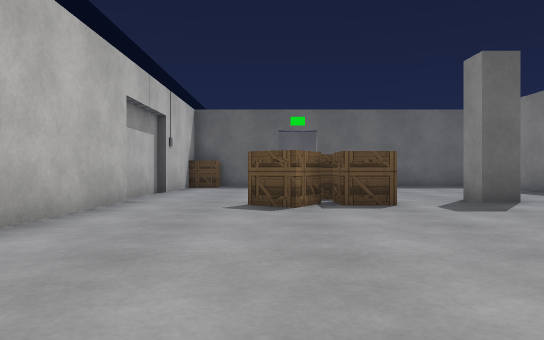
[1] (above)

19 first-person views from a walk through a scene from a Unity 3-D project. The camera is 0.64 m above the floor, looks level and sees 70° across. Doors are open. The floor is counted in squares, 1 m on a side. Each view is taken from the middle of a square. On the plan, view 1 faces up. The plan holds only what a view shows up to about 11 squares ahead; the rest is blank. The place goes on beyond the plan. The player is left out. Some animated figures are not drawn. Some surface patterns are stand-ins.

[2]
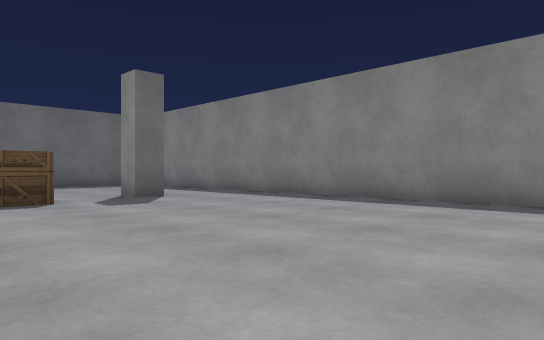

[3]
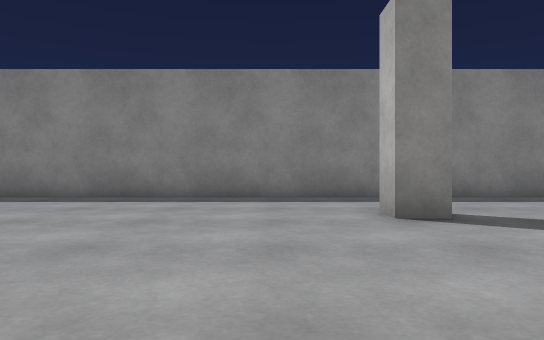

[4]
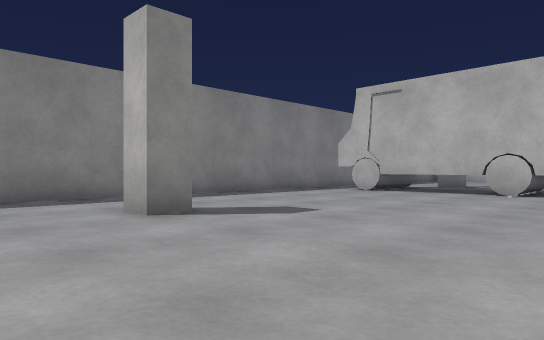

[5]
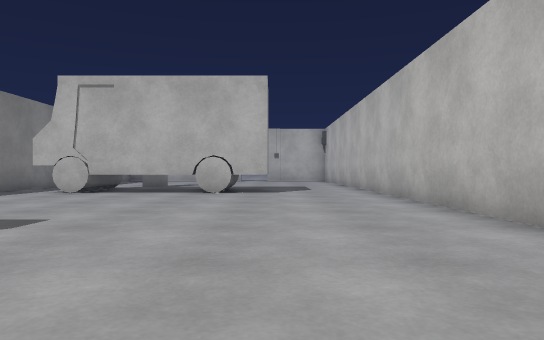

[6]
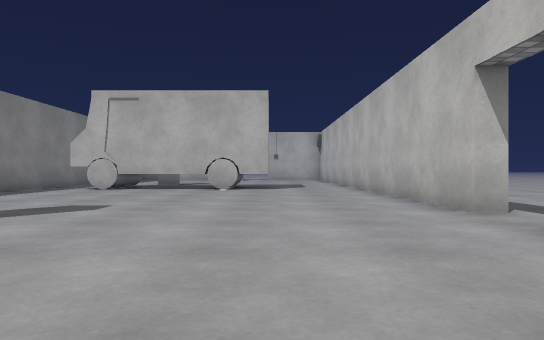

[7]
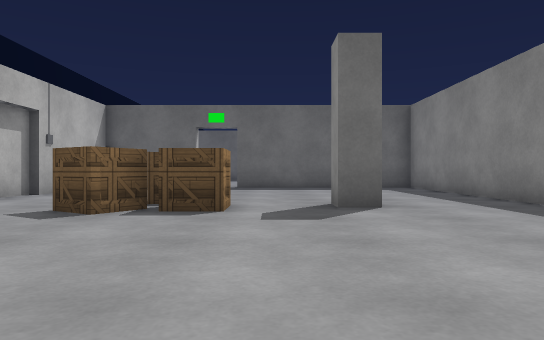

[8]
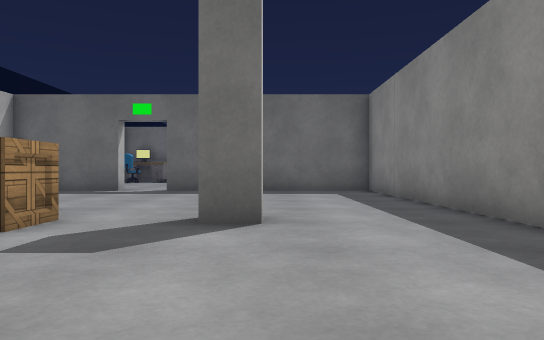

[9]
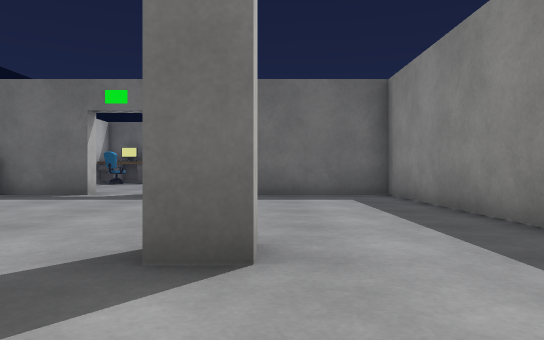

[10]
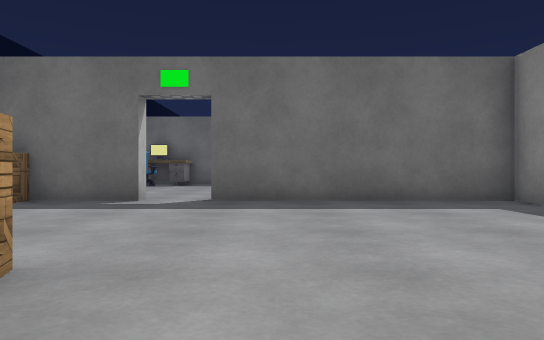

[11]
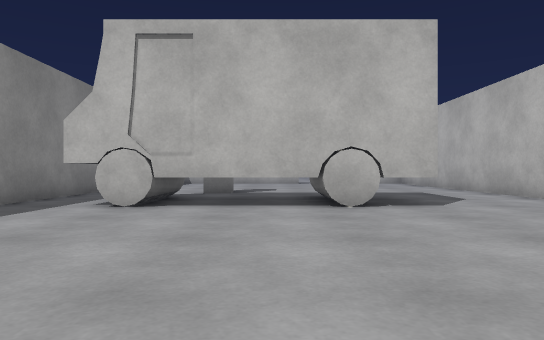

[12]
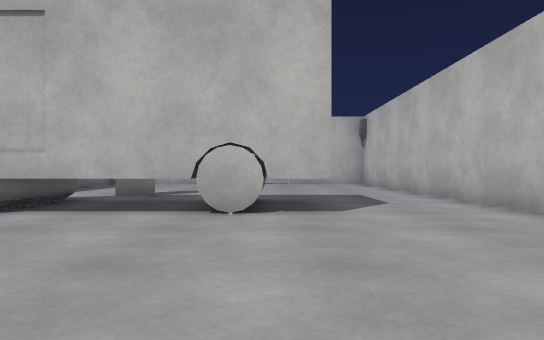

[13]
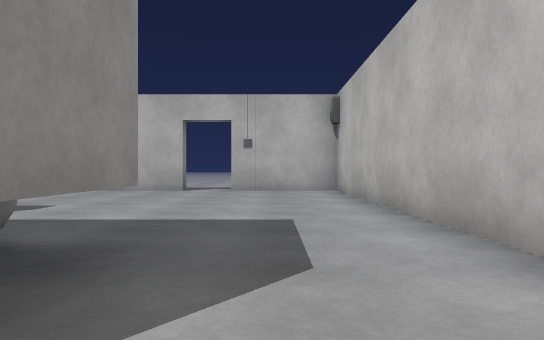

[14]
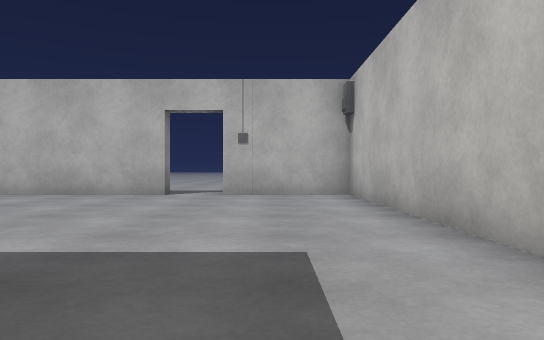

[15]
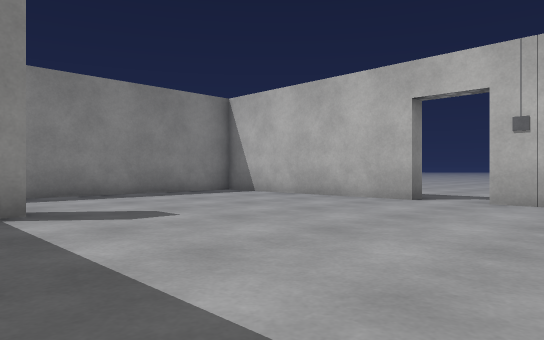

[16]
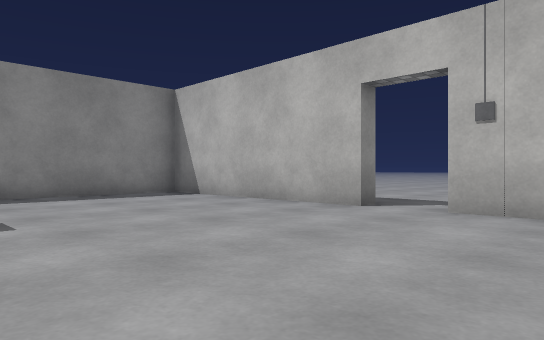

[17]
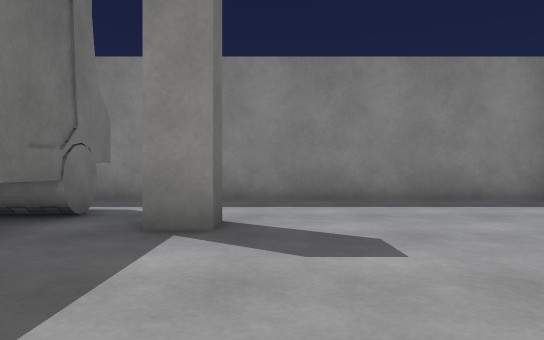

[18]
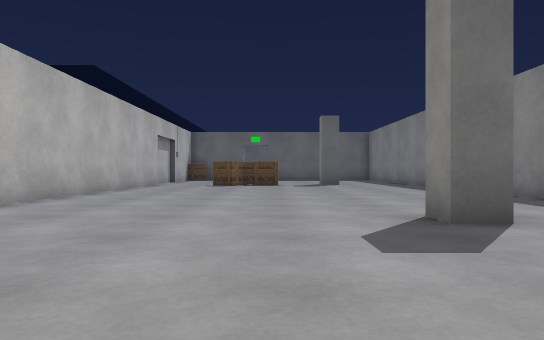

[19]
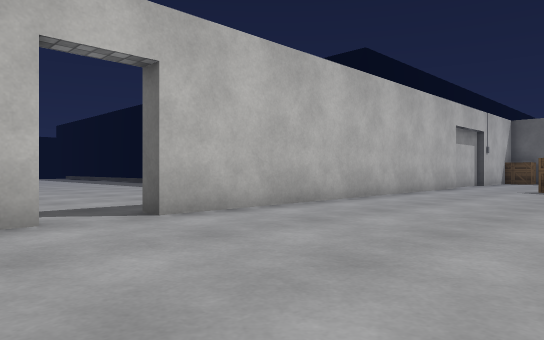

### Floor plan
Key: @ floor where view 1 was taken; # wall or solid block; . floor; D open door; C crate; P pillar; T thing the floor can be seen under or through.
Columns run from 9 left of view 1 to 8 right of it. Each row starts with its distance up from view 1.
 18          ..
 17          ..
 16          ..
 15        ###.#######
 14        C.........#
 13         .........#
 12       # .........#
 11       #..........#
 10       #.. .......#
  9       #.. C......#
  8       #..CCC.PP..#
  7       #..C.C.....#
  6       #..........#
  5       #..........#
  4       #..........#
  3       #..........#
  2       #..........#
  1       #..........#
  0       #..@.......#
 -1       #..........#
 -2 ..... #..........#
 -3 ......#..........#
 -4   ....D......PP..#
 -5      .#..........#
 -6     ..#..........#
 -7    .. #..........#
 -8    .  #..........#
 -9       #..........
-10       #..........
-11       #..........
-12       #..TTTTTT#.#
-13       #..TTT  T .#
-14       #..TTT TTT.#
-15       #..........#
-16       #......PP..#
-17       #..........#
-18       #..........#
-19       #..........#
-20       #..........#
-21       #..........#
-22       #..........#
-23       ####D#######
-24           ..
-25           ...
-26           ...
-27            ..

Where each view was taken, in squares from view 1:
view 1: 0 up, 0 right, facing up
view 2: 1 down, 0 right, facing up-right
view 3: 2 down, 1 left, facing right
view 4: 1 down, 1 left, facing down-right
view 5: 1 down, 0 right, facing down
view 6: 1 up, 0 right, facing down
view 7: 1 up, 3 right, facing up
view 8: 3 up, 5 right, facing up
view 9: 5 up, 5 right, facing up
view 10: 7 up, 3 right, facing up
view 11: 5 down, 3 right, facing down
view 12: 6 down, 1 right, facing down
view 13: 11 down, 1 left, facing down
view 14: 13 down, 1 left, facing down
view 15: 15 down, 2 left, facing down-right
view 16: 17 down, 2 left, facing down-right
view 17: 17 down, 0 right, facing right
view 18: 9 down, 2 right, facing up
view 19: 6 down, 2 right, facing up-left
